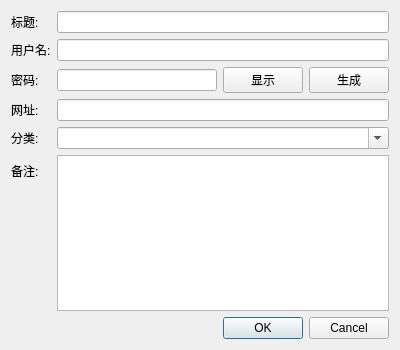
<?xml version="1.0" encoding="UTF-8"?>
<ui version="4.0">
 <class>EditPasswordDialog</class>
 <widget class="QDialog" name="EditPasswordDialog">
  <property name="geometry">
   <rect>
    <x>0</x>
    <y>0</y>
    <width>400</width>
    <height>350</height>
   </rect>
  </property>
  <property name="windowTitle">
   <string>编辑密码</string>
  </property>
  <layout class="QVBoxLayout" name="verticalLayout">
   <item>
    <layout class="QFormLayout" name="formLayout">
     <item row="0" column="0">
      <widget class="QLabel" name="titleLabel">
       <property name="text">
        <string>标题:</string>
       </property>
      </widget>
     </item>
     <item row="0" column="1">
      <widget class="QLineEdit" name="titleLineEdit"/>
     </item>
     <item row="1" column="0">
      <widget class="QLabel" name="usernameLabel">
       <property name="text">
        <string>用户名:</string>
       </property>
      </widget>
     </item>
     <item row="1" column="1">
      <widget class="QLineEdit" name="usernameLineEdit"/>
     </item>
     <item row="2" column="0">
      <widget class="QLabel" name="passwordLabel">
       <property name="text">
        <string>密码:</string>
       </property>
      </widget>
     </item>
     <item row="2" column="1">
      <layout class="QHBoxLayout" name="horizontalLayout">
       <item>
        <widget class="QLineEdit" name="passwordLineEdit">
         <property name="echoMode">
          <enum>QLineEdit::Password</enum>
         </property>
        </widget>
       </item>
       <item>
        <widget class="QPushButton" name="showPasswordButton">
         <property name="text">
          <string>显示</string>
         </property>
         <property name="checkable">
          <bool>true</bool>
         </property>
        </widget>
       </item>
       <item>
        <widget class="QPushButton" name="generatePasswordButton">
         <property name="text">
          <string>生成</string>
         </property>
        </widget>
       </item>
      </layout>
     </item>
     <item row="3" column="0">
      <widget class="QLabel" name="urlLabel">
       <property name="text">
        <string>网址:</string>
       </property>
      </widget>
     </item>
     <item row="3" column="1">
      <widget class="QLineEdit" name="urlLineEdit"/>
     </item>
     <item row="4" column="0">
      <widget class="QLabel" name="categoryLabel">
       <property name="text">
        <string>分类:</string>
       </property>
      </widget>
     </item>
     <item row="4" column="1">
      <widget class="QComboBox" name="categoryComboBox">
       <property name="editable">
        <bool>true</bool>
       </property>
      </widget>
     </item>
     <item row="5" column="0">
      <widget class="QLabel" name="notesLabel">
       <property name="text">
        <string>备注:</string>
       </property>
      </widget>
     </item>
     <item row="5" column="1">
      <widget class="QTextEdit" name="notesTextEdit"/>
     </item>
    </layout>
   </item>
   <item>
    <widget class="QDialogButtonBox" name="buttonBox">
     <property name="orientation">
      <enum>Qt::Horizontal</enum>
     </property>
     <property name="standardButtons">
      <set>QDialogButtonBox::Cancel|QDialogButtonBox::Ok</set>
     </property>
    </widget>
   </item>
  </layout>
 </widget>
 <resources/>
 <connections>
  <connection>
   <sender>buttonBox</sender>
   <signal>accepted()</signal>
   <receiver>EditPasswordDialog</receiver>
   <slot>accept()</slot>
   <hints>
    <hint type="sourcelabel">
     <x>248</x>
     <y>254</y>
    </hint>
    <hint type="destinationlabel">
     <x>157</x>
     <y>274</y>
    </hint>
   </hints>
  </connection>
  <connection>
   <sender>buttonBox</sender>
   <signal>rejected()</signal>
   <receiver>EditPasswordDialog</receiver>
   <slot>reject()</slot>
   <hints>
    <hint type="sourcelabel">
     <x>316</x>
     <y>260</y>
    </hint>
    <hint type="destinationlabel">
     <x>286</x>
     <y>274</y>
    </hint>
   </hints>
  </connection>
 </connections>
</ui>
